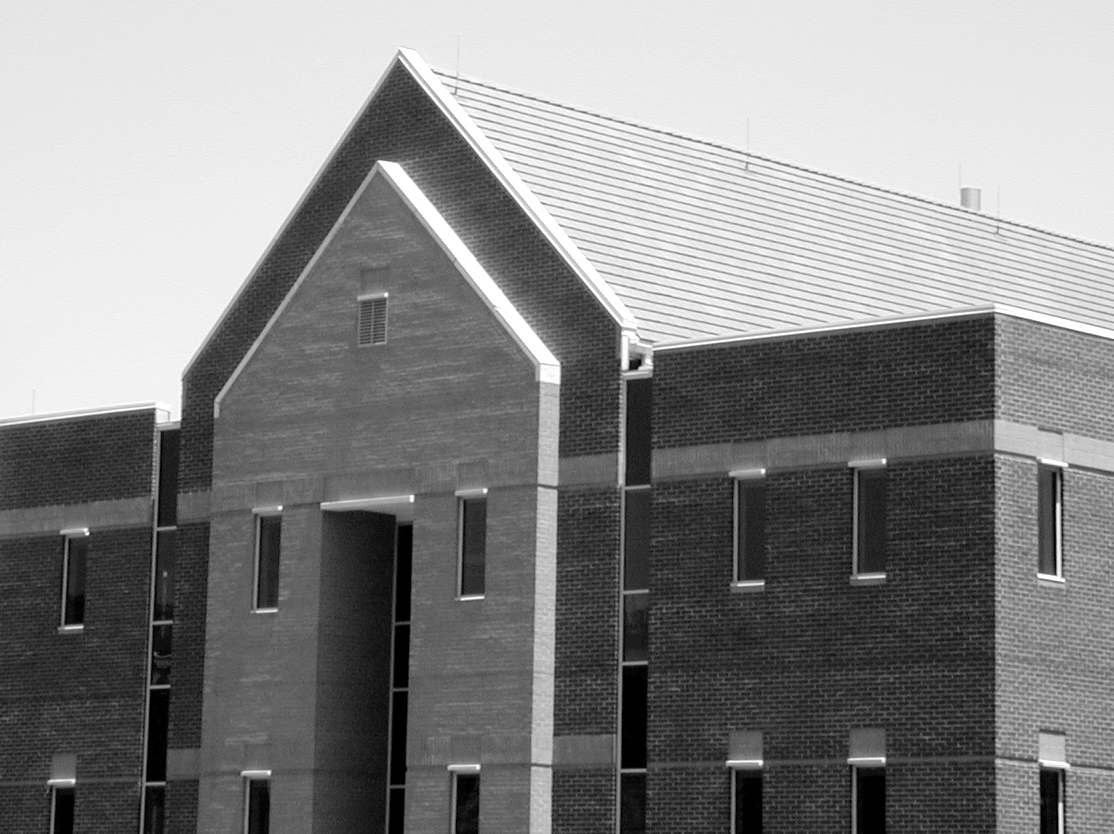
#> input picture images/building.tif, 1114 x 834 px
$ jupyter execute --allow-errors Practica2.ipynb
#> lines starting #> are read from the running program, lines starting #| are printed output that depends on the picture
[cell 1]
import numpy as np
import matplotlib.pyplot as plt
#%matplotlib ipympl

from PIL import Image

from scipy.ndimage import convolve, correlate, uniform_filter, gaussian_filter, median_filter, rotate
from scipy.ndimage import prewitt, sobel, laplace

from skimage import filters
from skimage.data import camera
from skimage.util import random_noise
from skimage import feature

Apartado 1:

[cell 2]
#Para comenzar, voy a definir una función para mostrar las imágenes y no tener que estar repitiendo código constantemente.
def mostrarImg(file):
    img = Image.open(file)

    print('formato:', img.format)
    print('(ancho, alto) =', img.size)
    print('modo: ', img.mode)

    plt.figure()
    plt.imshow(img, cmap='gray')

    img = np.array(img, dtype='float')
    img = img/255

#> (a cell that did not finish here is left out)

[cell 4]
mostrarImg('images/building.tif')
#> call 2 of mostrarImg, with file = 'images/building.tif'
#> in mostrarImg, img is the input picture: PIL image 1114x834 L; min 0, max 255, mean 133.3
#| formato: TIFF
#| (ancho, alto) = (1114, 834)
#| modo:  L

[cell 5]
mostrarImg('images/head_CT.tif')
#> call 3 of mostrarImg, with file = 'images/head_CT.tif'
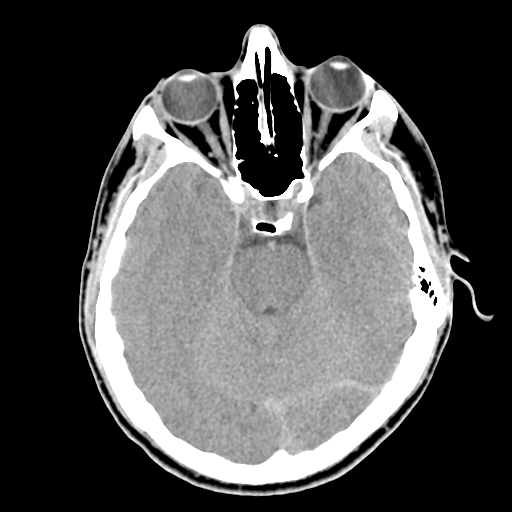
#> input picture images/head_CT.tif, 512 x 512 px
#> in mostrarImg, img is the input picture: PIL image 512x512 L; min 0, max 255, mean 80.4
#| formato: TIFF
#| (ancho, alto) = (512, 512)
#| modo:  L

**Apartado 2:**

Para realizar este apartado, debemos usar los operadores de gradiente. Estos son:
Filtros de Prewitt, de Sobel, y Derivada de Gaussiana.

Vamos a comenzar con Prewitt

[cell 6]
#Para comenzar, debemos pasar la imagen a numPy para poder operar con ella. También debemos pasarla a float y la dividimos entre su máximo para tenerla definida entre 0 y 1.

#> (a cell that did not finish here is left out)

#> (a cell that did not finish here is left out)

Ahora, lo hacemos con Sobel

#> (a cell that did not finish here is left out)

Y, por último, con la derivada Gaussiana

#> (a cell that did not finish here is left out)

**Apartado 3:**

Vamos a ver los bordes con el operador de Laplaciana.

#> (a cell that did not finish here is left out)

Ahora, los bordes se siguen viendo bastante finos y se aprecian peor que con los anteriores. También se puede ver una gran diferencia y es que ahora estamos mostrándolo con el fondo en gris.

Tener los bordes tan finos es bueno, debido a que así podemos ser más precisos o más exactos, aunque nosotros los veamos peor con nuestros ojos.

**Apartado 4:**

Para añadir ruido gaussiano a la imagen debemos usar una función de numpy : numpy.random.normal
Y en esta función, podemos introducir por parámetros la media (loc), la desviación típica(scale) y el tamaño de la imagen (size).

#> (a cell that did not finish here is left out)

[cell 13]
#Seguimos con la segunda imagen (Esta debemos abrirla, pasarla a numpy y dividirla como hemos hecho con la otra anteriormente)

img2 = Image.open('images/building.tif')
img2 = img2.reduce(10)
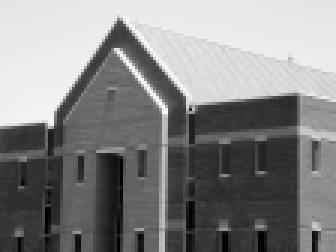
#> img2: PIL image 112x84 L (shown 3 times larger); min 0, max 255, mean 133
img2 = np.array(img2, dtype='float')
#> img2: shape (84, 112) float64
img2 = img2/img2.max()

ruido2 = np.random.normal(loc=0.0, scale=0.9, size=img2.shape)
img2_ruido = img2 + ruido2
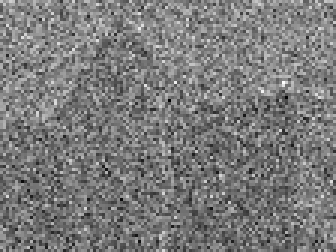
#> img2_ruido: shape (84, 112) float64 (shown 3 times larger); min -3.03, max 4.29, mean 0.502; drawn with min black and max white
plt.imshow(img2_ruido, cmap='gray')

#Ahora en esta imagen, voy a ponerle una desviación típica mayor. Por lo tanto, la imagen se verá peor

[cell 14]
#Y por último, vamos con la tercera imagen
img3 = Image.open('images/head_CT.tif')
img3 = img3.reduce(10)
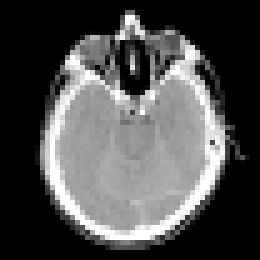
#> img3: PIL image 52x52 L (shown 5 times larger); min 0, max 255, mean 78
img3 = np.array(img3, dtype='float')
#> img3: shape (52, 52) float64
img3 = img3/img3.max()

ruido3 = np.random.normal(loc=0.0, scale=0.5, size=img3.shape)
img3_ruido = img3 + ruido3
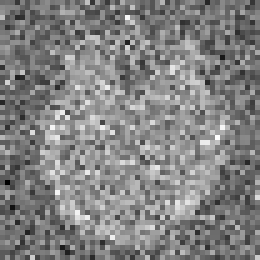
#> img3_ruido: shape (52, 52) float64 (shown 5 times larger); min -1.8, max 2.31, mean 0.31; drawn with min black and max white
plt.imshow(img3_ruido, cmap='gray')

#Aquí he puesto una desviación típica menor que en la segunda, pero mayor que en la primera. Como podemos comprobar se puede apreciar algo de la imagen, peor muy mal debido al ruido que le hemos añadido.
#Cabe destacar que en la segunda imagen, no podemos distinguir absolutamente nada debido al ruido mencionado, ya que la desviació típica es muy grande.

**Apartado 5:**

Vamos a comenzar aplicando los operadores de gradiente a las imágenes con ruido.

Comenzaremos con Prewitt:

#> (a cell that did not finish here is left out)

[cell 16]
plt.imshow(filters.prewitt(img2_ruido), cmap='gray')

[cell 17]
plt.imshow(filters.prewitt(img3_ruido), cmap='gray')
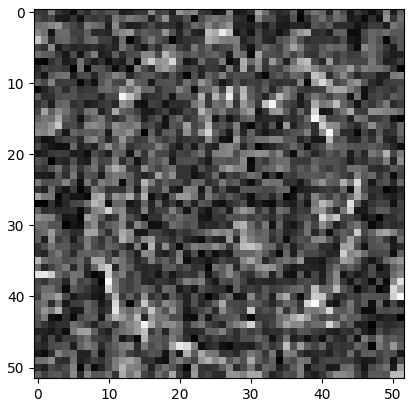
#> figure drawn by matplotlib, 1 panel

Al añadirle ruido, es más complicado detectar los bordes. Dónde mejor lo podemos ver es en la 2º imagen, ya que la desviación típica es mayor cuando hemos definido el ruido y, por lo tanto, no podemos ver nada.

Vamos a continuar con Sobel:

#> (a cell that did not finish here is left out)

[cell 19]
plt.imshow(sobel(img2_ruido),cmap='gray')
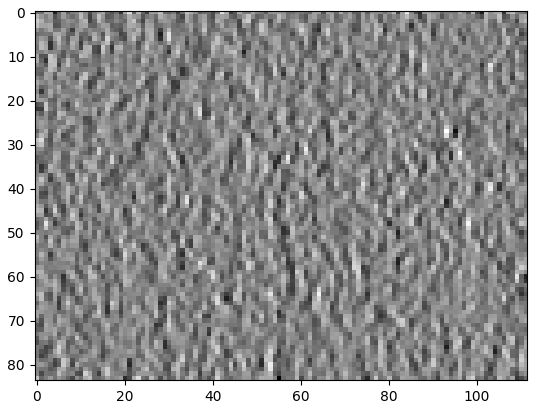
#> figure drawn by matplotlib, 1 panel

[cell 20]
plt.imshow(sobel(img3_ruido),cmap='gray')
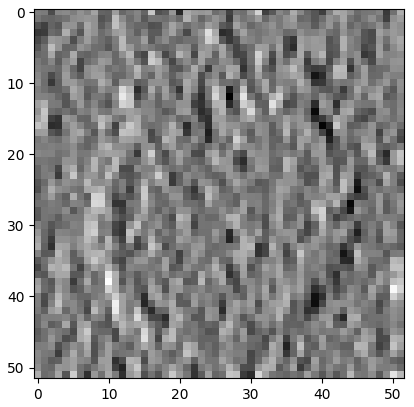
#> figure drawn by matplotlib, 1 panel

Con este filtro, podemos ver los bordes un poco mejor, porque realiza un promediado implícitamente. Pero, nos vuelve a ocurrir lo mismo que con el anterior, los bordes no se pueden apreciar correctamente.

Y, por último, con la derivada Gaussiana:

#> (a cell that did not finish here is left out)

[cell 22]
plt.imshow(gaussian_filter(img2_ruido, 0.4), cmap='gray')
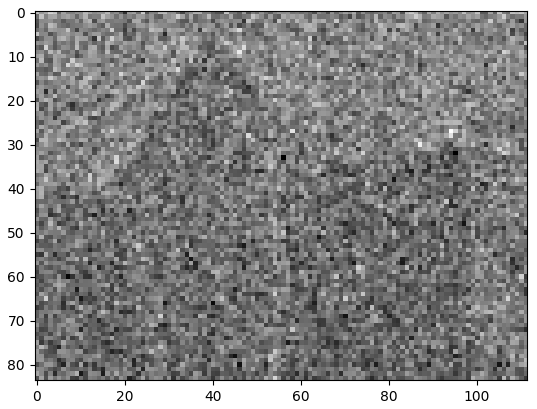
#> figure drawn by matplotlib, 1 panel

[cell 23]
plt.imshow(gaussian_filter(img3_ruido, 0.4), cmap='gray')
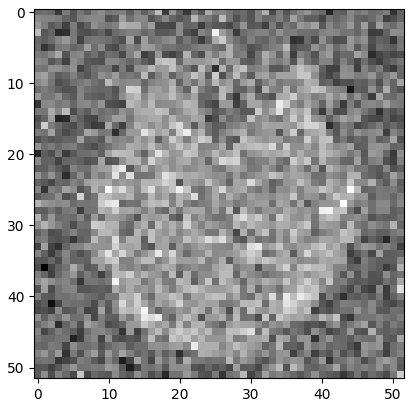
#> figure drawn by matplotlib, 1 panel
